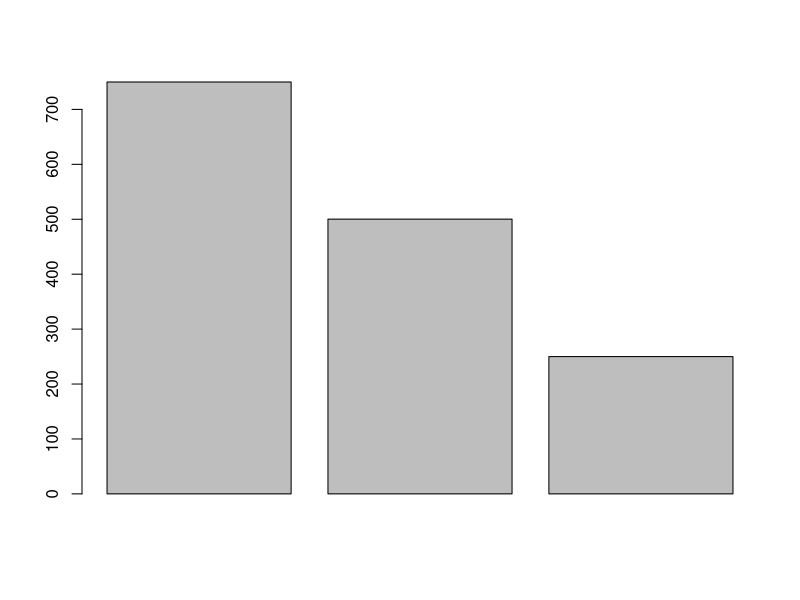
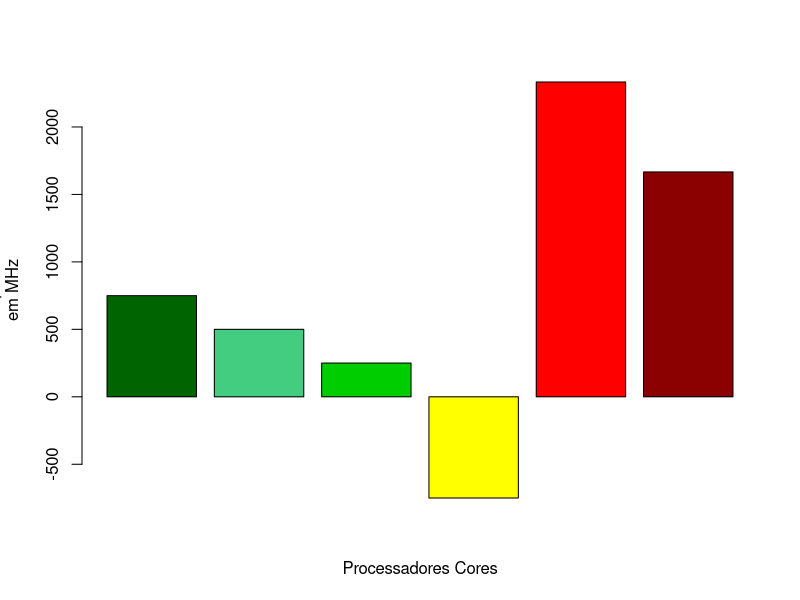

Here is the R script that generated these plots, in order:
Matriz_cores<- array(c(3,2,-1,2,-2,0.5,-1,4,-1), dim=c(3,3))

Matriz_cores

b<-c(750,500,250)
b
solve(Matriz_cores,b)

resultamat<-solve(Matriz_cores,b)

resultamat1<-round(resultamat,1)

resultamat1
c1<- -750.0
c2<-2333.3
c3<-1666.7

Processador1<- 3*c1 +2*c2 -1*c3
Processador1

Processador2<- 2*c1 - 2*c2 + 4*c3
Processador2

Processador3<- -1*c1 + 0.5*c2 - 1*c3
Processador3


graficosl<-(c(Processador1,Processador2,Processador3))
graficosl

barplot(graficosl)

graficosfinal<-(c(graficosl,resultamat1))

barplot(graficosfinal,xlab = "Processadores Cores", ylab = "Frequênca
em MHz",col=c("darkgreen","seagreen3","green3","yellow","red", "red4" ))
